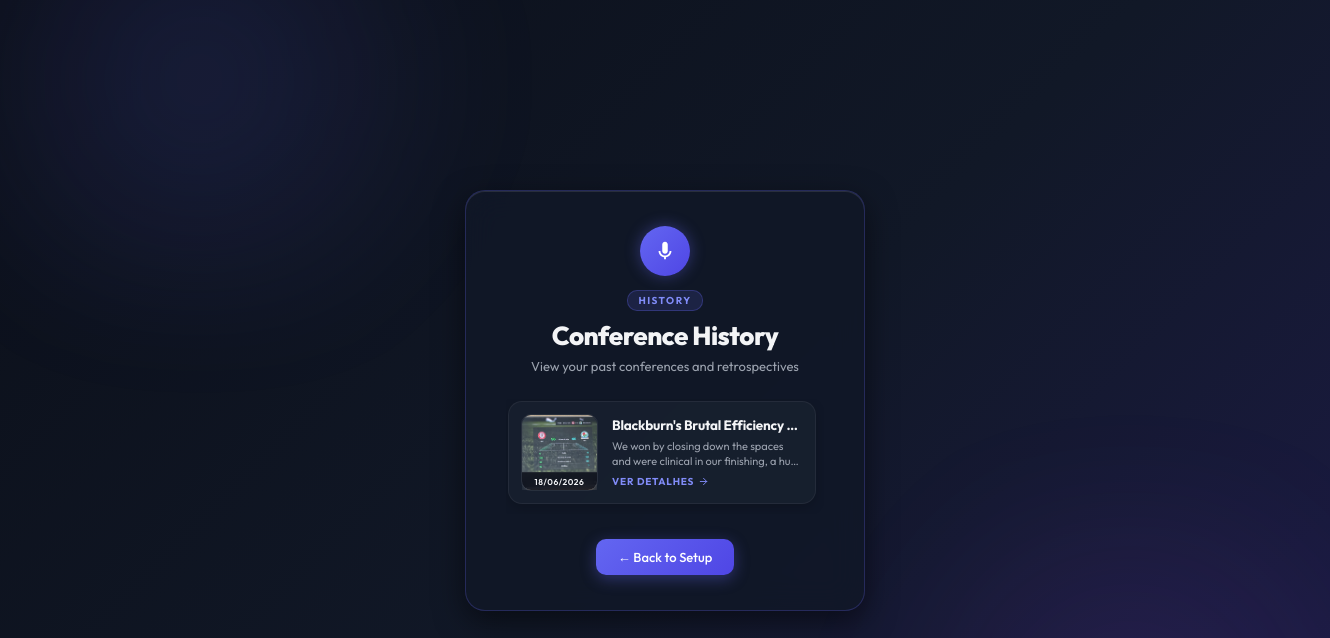
Page /history (signed in) on the earlier database version.
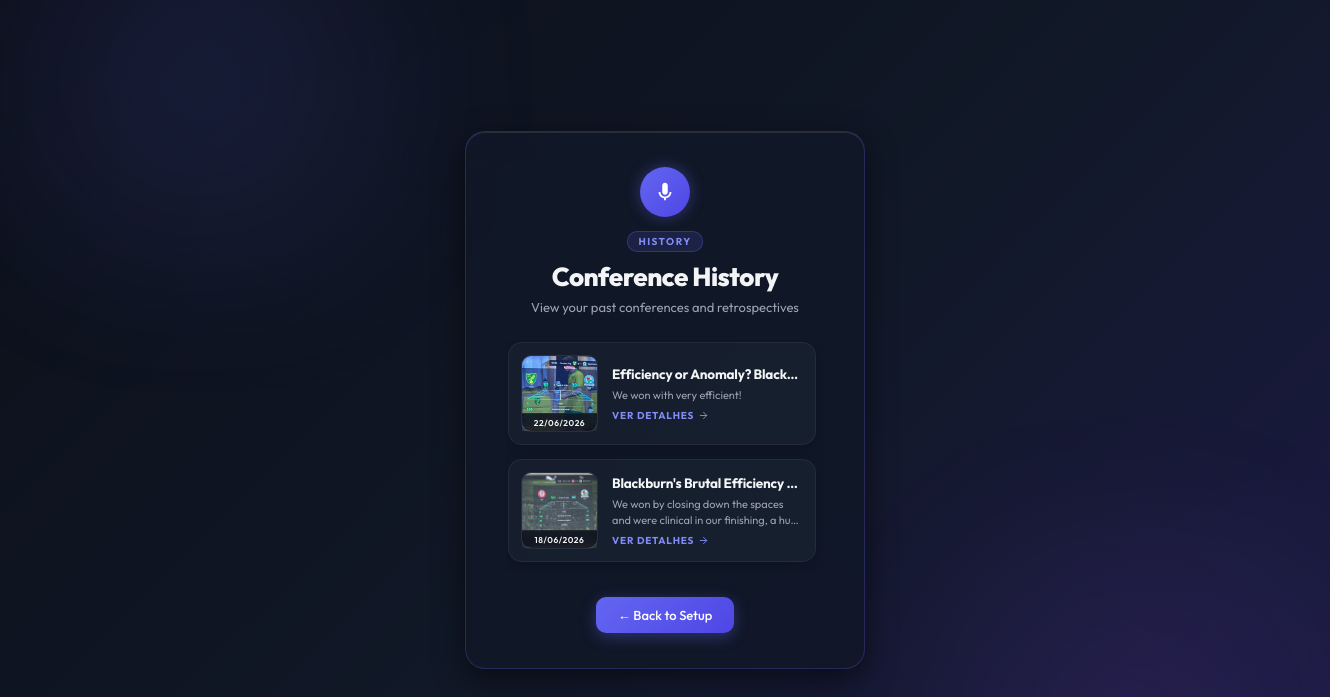
Same page on the later database version.
### tables this page shows
CREATE TABLE conferences (
    id INTEGER PRIMARY KEY AUTOINCREMENT,
    user_id INTEGER NOT NULL,
    screenshot_path TEXT NOT NULL,
    initial_context TEXT NOT NULL, -- User's match notes (up to 200 chars)
    headline TEXT,                 -- AI generated headline (NULL until final round completes)
    chronicle TEXT,                -- AI generated article text (NULL until final round completes)
    created_at DATETIME DEFAULT CURRENT_TIMESTAMP,
    FOREIGN KEY (user_id) REFERENCES users(id) ON DELETE CASCADE
);

### routes/main.py (the view)
@main_bp.route("/history", methods=["GET"])
@login_required
def history():
    user_id = session["user_id"]
    with get_db() as conn:
        conferences = conn.execute(
            "SELECT *, strftime('%d/%m/%Y', created_at) AS formatted_date FROM conferences WHERE user_id = ? AND headline IS NOT NULL AND chronicle IS NOT NULL ORDER BY created_at DESC",
            (user_id,)
        ).fetchall()
    return render_template("history.html", conferences=conferences)

### services/db.py (called while the page is built)
@contextmanager
def get_db():
    db_path = os.getenv("DATABASE_PATH", "conference_data.db")
    conn = sqlite3.connect(db_path)
    conn.row_factory = sqlite3.Row
    conn.execute("PRAGMA foreign_keys = ON;")
    try:
        yield conn
    finally:
        conn.close()

### utils/security.py (called while the page is built)
def login_required(f):
    @wraps(f)
    def decorated(*args, **kwargs):
        if session.get("user_id") is None:
            flash("You need to be logged in to access this page.", "error")
            return redirect(url_for("auth.login"))
        return f(*args, **kwargs)
    return decorated

### templates/history.html (shortened to what this page needs)
{% extends "base.html" %}
{% block extra_css %}
<link rel="stylesheet" href="{{ url_for('static', filename='css/history.css') }}">
{% endblock %}
{% block badge %}<span class="badge">History</span>{% endblock %}
{% block card_title %}Conference History{% endblock %}
{% block card_tagline %}View your past conferences and retrospectives{% endblock %}
{% block content %}
<div id="history-container">
    {% if not conferences %}
        <div class="empty-state">
            <svg class="empty-icon" viewBox="0 0 24 24">
                <path d="M19 3H5c-1.1 0-2 .9-2 2v14c0 1.1.9 2 2 2h14c1.1 0 2-.9 2-2V5c0-1.1-.9-2-2-2zm-5 14H7v-2h7v2zm3-4H7v-2h10v2zm0-4H7V7h10v2z"/>
            </svg>
            <p>No past conferences found.</p>
        </div>
    {% else %}
        <div class="history-grid">
            {% for conference in conferences %}
                <a href="{{ url_for('main.newspaper', conference_id=conference.id) }}" class="history-card">
                    <div class="card-thumbnail">
                        <img src="{{ conference.screenshot_path }}" alt="Match Screenshot" loading="lazy">
                        <span class="card-date">{{ conference.formatted_date or conference.created_at }}</span>
                    </div>
                    <div class="card-info">
                        <h3 class="card-headline">{{ conference.headline }}</h3>
                        <p class="card-context">{{ conference.initial_context }}</p>
                        <div class="card-action">
                            <span>Ver Detalhes</span>
                            <svg viewBox="0 0 24 24" class="arrow-icon">
                                <path d="M5 12h14M12 5l7 7-7 7" stroke="currentColor" stroke-width="2" fill="none" stroke-linecap="round" stroke-linejoin="round"/>
                            </svg>
                        </div>
                    </div>
                </a>
            {% endfor %}
        </div>
    {% endif %}
</div>
<div class="footer-links">
    <a href="{{ url_for('main.setup') }}" class="back-link">← Back to Setup</a>
</div>
{% endblock %}

### templates/base.html (shortened to what this page needs)
<!DOCTYPE html>
<html lang="en">
<head>
    <link rel="stylesheet" href="{{ url_for('static', filename='css/style.css') }}">
    {% block extra_css %}{% endblock %}
</head>
<body>
<div class="app-wrapper">
    <div class="app-card">
        <div class="backdrop-pattern"></div>
        <div class="header-section">
            <div class="mic-icon">
                <svg viewBox="0 0 24 24">
                    <path d="M12 2c1.66 0 3 1.34 3 3v7c0 1.66-1.34 3-3 3s-3-1.34-3-3v-7c0-1.66 1.34-3 3-3zm7 10h-2c0 2.76-2.24 5-5 5s-5-2.24-5-5H5c0 3.53 2.61 6.43 6 6.92V21h2v-2.08c3.39-.49 6-3.39 6-6.92z"/>
                </svg>
            </div>
            {% block badge %}{% endblock %}
            <h2>{% block card_title %}{% endblock %}</h2>
            <p class="tagline">{% block card_tagline %}{% endblock %}</p>
        </div>
        {% block content %}{% endblock %}
    </div>
</div>
</body>
</html>

### static/css/style.css (style rules this page uses)
:root { --bg-gradient: linear-gradient(135deg, #0b0f19 0%, #111827 50%, #1e1b4b 100%); --card-bg: rgba(17, 24, 39, 0.85); --border-color: rgba(99, 102, 241, 0.25); --accent-color: #4f46e5; --accent-glow: #6366f1; --text-primary: #f3f4f6; --text-secondary: #9ca3af; }
body { font-family: 'Outfit', sans-serif; background: var(--bg-gradient); background-attachment: fixed; display: flex; justify-content: center; align-items: center; height: 100vh; margin: 0; overflow: hidden; position: relative; }
body::before { content: ''; position: absolute; top: -20%; left: -10%; width: 50%; height: 60%; background: radial-gradient(circle, rgba(99, 102, 241, 0.15) 0%, transparent 70%); z-index: 1; filter: blur(50px); pointer-events: none; }
body::after { content: ''; position: absolute; bottom: -20%; right: -10%; width: 50%; height: 60%; background: radial-gradient(circle, rgba(168, 85, 247, 0.1) 0%, transparent 70%); z-index: 1; filter: blur(50px); pointer-events: none; }
.app-wrapper { position: relative; z-index: 2; width: 100%; max-width: 440px; padding: 20px; box-sizing: border-box; }
.app-card { background: var(--card-bg); border: 1px solid var(--border-color); border-radius: 20px; padding: 35px 40px; box-shadow: 0 10px 30px rgba(0, 0, 0, 0.5), inset 0 1px 0 rgba(255, 255, 255, 0.1); backdrop-filter: blur(16px); position: relative; overflow: hidden; }
.backdrop-pattern { position: absolute; top: 0; left: 0; right: 0; bottom: 0; opacity: 0.03; background-image: linear-gradient(rgba(255, 255, 255, 0.1) 1px, transparent 1px), linear-gradient(90deg, rgba(255, 255, 255, 0.1) 1px, transparent 1px); background-size: 40px 40px; pointer-events: none; z-index: 0; }
.header-section { text-align: center; margin-bottom: 25px; position: relative; z-index: 1; }
.mic-icon { width: 50px; height: 50px; background: linear-gradient(135deg, var(--accent-glow) 0%, var(--accent-color) 100%); border-radius: 50%; display: flex; align-items: center; justify-content: center; margin: 0 auto 12px auto; box-shadow: 0 0 15px rgba(99, 102, 241, 0.4); }
.mic-icon svg { fill: white; width: 22px; height: 22px; }
.badge { background: rgba(99, 102, 241, 0.15); color: #818cf8; padding: 3px 10px; border-radius: 10px; font-size: 10px; text-transform: uppercase; font-weight: 700; letter-spacing: 1.5px; display: inline-block; margin-bottom: 8px; border: 1px solid rgba(99, 102, 241, 0.3); }
h2 { margin: 0; font-size: 26px; font-weight: 800; color: var(--text-primary); letter-spacing: -0.5px; }
.tagline { color: var(--text-secondary); font-size: 13px; margin-top: 6px; font-weight: 400; }
.footer-links { display: flex; justify-content: center; margin-top: 20px; font-size: 13px; position: relative; z-index: 1; }
.footer-links a { color: #818cf8; text-decoration: none; transition: color 0.2s; font-weight: 500; }

Differences in the rows shown:
added conferences: screenshot_path (picture), created_at "22/06/2026", headline "Efficiency or Anomaly? Black…", initial_context "We won with very efficient!"
